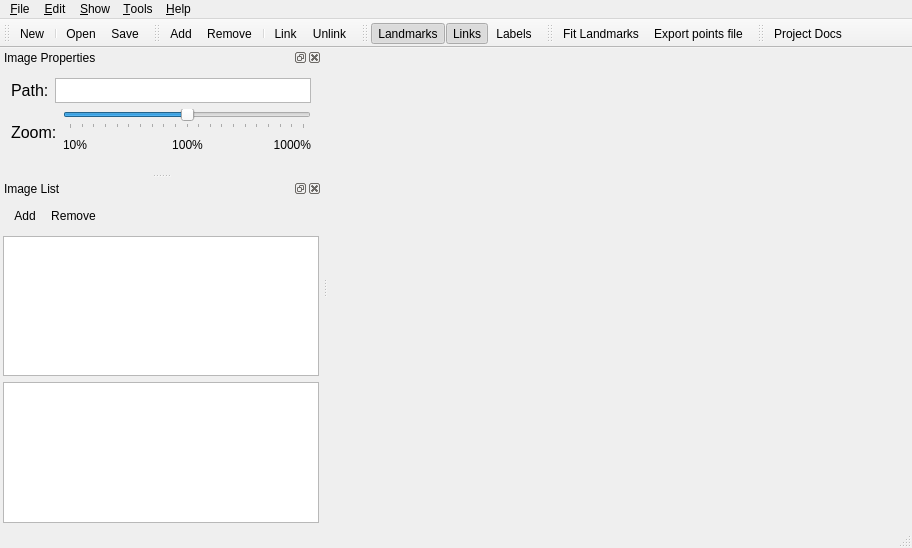
<?xml version="1.0" encoding="UTF-8"?>
<ui version="4.0">
 <class>MainWindow</class>
 <widget class="QMainWindow" name="MainWindow">
  <property name="geometry">
   <rect>
    <x>0</x>
    <y>0</y>
    <width>912</width>
    <height>548</height>
   </rect>
  </property>
  <property name="windowTitle">
   <string>FLAT - Facial Landmarks Annotation Tool</string>
  </property>
  <property name="autoFillBackground">
   <bool>false</bool>
  </property>
  <property name="locale">
   <locale language="English" country="UnitedKingdom"/>
  </property>
  <widget class="QWidget" name="centralWidget">
   <layout class="QVBoxLayout" name="verticalLayout">
    <property name="leftMargin">
     <number>0</number>
    </property>
    <property name="topMargin">
     <number>0</number>
    </property>
    <property name="rightMargin">
     <number>0</number>
    </property>
    <property name="bottomMargin">
     <number>0</number>
    </property>
    <item>
     <widget class="QTabWidget" name="tabWidget">
      <property name="locale">
       <locale language="English" country="UnitedKingdom"/>
      </property>
      <property name="tabPosition">
       <enum>QTabWidget::North</enum>
      </property>
      <property name="tabShape">
       <enum>QTabWidget::Triangular</enum>
      </property>
      <property name="iconSize">
       <size>
        <width>24</width>
        <height>24</height>
       </size>
      </property>
      <property name="elideMode">
       <enum>Qt::ElideNone</enum>
      </property>
      <property name="documentMode">
       <bool>true</bool>
      </property>
      <property name="tabsClosable">
       <bool>true</bool>
      </property>
      <property name="movable">
       <bool>true</bool>
      </property>
      <property name="tabBarAutoHide">
       <bool>false</bool>
      </property>
     </widget>
    </item>
   </layout>
  </widget>
  <widget class="QMenuBar" name="menuBar">
   <property name="geometry">
    <rect>
     <x>0</x>
     <y>0</y>
     <width>912</width>
     <height>21</height>
    </rect>
   </property>
   <widget class="QMenu" name="menuFile">
    <property name="locale">
     <locale language="English" country="UnitedKingdom"/>
    </property>
    <property name="title">
     <string>&amp;File</string>
    </property>
    <addaction name="actionNew"/>
    <addaction name="separator"/>
    <addaction name="actionOpen"/>
    <addaction name="actionSave"/>
    <addaction name="actionSaveAs"/>
    <addaction name="separator"/>
    <addaction name="actionExit"/>
   </widget>
   <widget class="QMenu" name="menuHelp">
    <property name="locale">
     <locale language="English" country="UnitedKingdom"/>
    </property>
    <property name="title">
     <string>&amp;Help</string>
    </property>
    <addaction name="actionProject"/>
    <addaction name="separator"/>
    <addaction name="actionAbout"/>
   </widget>
   <widget class="QMenu" name="menuShow">
    <property name="locale">
     <locale language="English" country="UnitedKingdom"/>
    </property>
    <property name="title">
     <string>&amp;Show</string>
    </property>
    <widget class="QMenu" name="menuWindows">
     <property name="title">
      <string>&amp;Windows</string>
     </property>
     <addaction name="actionShowImageProperties"/>
     <addaction name="actionShowImagesList"/>
    </widget>
    <widget class="QMenu" name="menu_Image_Elements">
     <property name="locale">
      <locale language="English" country="UnitedKingdom"/>
     </property>
     <property name="title">
      <string>&amp;Image Elements</string>
     </property>
     <addaction name="actionShowFeatures"/>
     <addaction name="actionShowConnections"/>
     <addaction name="actionShowFeatureIDs"/>
    </widget>
    <addaction name="menuWindows"/>
    <addaction name="separator"/>
    <addaction name="menu_Image_Elements"/>
   </widget>
   <widget class="QMenu" name="menuEdit">
    <property name="locale">
     <locale language="English" country="UnitedKingdom"/>
    </property>
    <property name="title">
     <string>&amp;Edit</string>
    </property>
    <widget class="QMenu" name="menu_Images">
     <property name="locale">
      <locale language="English" country="UnitedKingdom"/>
     </property>
     <property name="title">
      <string>&amp;Images</string>
     </property>
     <addaction name="actionAddImage"/>
     <addaction name="actionRemoveImage"/>
    </widget>
    <widget class="QMenu" name="menu_Facial_Landmarks">
     <property name="title">
      <string>&amp;Facial Landmarks</string>
     </property>
     <addaction name="actionAddFeature"/>
     <addaction name="actionRemoveFeature"/>
     <addaction name="separator"/>
     <addaction name="actionConnectFeatures"/>
     <addaction name="actionDisconnectFeatures"/>
    </widget>
    <addaction name="menu_Images"/>
    <addaction name="separator"/>
    <addaction name="menu_Facial_Landmarks"/>
   </widget>
   <widget class="QMenu" name="menuTools">
    <property name="locale">
     <locale language="English" country="UnitedKingdom"/>
    </property>
    <property name="title">
     <string>&amp;Tools</string>
    </property>
    <widget class="QMenu" name="menu_CSIRO_Face_Analysis_SDK">
     <property name="title">
      <string>&amp;CSIRO Face Analysis SDK</string>
     </property>
     <addaction name="actionFitLandmarks"/>
     <addaction name="actionExportPointsFile"/>
     <addaction name="separator"/>
     <addaction name="actionConfigure"/>
    </widget>
    <addaction name="menu_CSIRO_Face_Analysis_SDK"/>
   </widget>
   <addaction name="menuFile"/>
   <addaction name="menuEdit"/>
   <addaction name="menuShow"/>
   <addaction name="menuTools"/>
   <addaction name="menuHelp"/>
  </widget>
  <widget class="QToolBar" name="fileToolBar">
   <property name="windowTitle">
    <string>File</string>
   </property>
   <property name="locale">
    <locale language="English" country="UnitedKingdom"/>
   </property>
   <property name="iconSize">
    <size>
     <width>32</width>
     <height>32</height>
    </size>
   </property>
   <attribute name="toolBarArea">
    <enum>TopToolBarArea</enum>
   </attribute>
   <attribute name="toolBarBreak">
    <bool>false</bool>
   </attribute>
   <addaction name="actionNew"/>
   <addaction name="separator"/>
   <addaction name="actionOpen"/>
   <addaction name="actionSave"/>
  </widget>
  <widget class="QStatusBar" name="statusBar"/>
  <widget class="QDockWidget" name="dockProperties">
   <property name="locale">
    <locale language="English" country="UnitedKingdom"/>
   </property>
   <property name="windowTitle">
    <string>Image Properties</string>
   </property>
   <attribute name="dockWidgetArea">
    <number>1</number>
   </attribute>
   <widget class="QWidget" name="Content">
    <layout class="QVBoxLayout" name="verticalLayout_7">
     <item>
      <layout class="QVBoxLayout" name="verticalLayout_3">
       <property name="sizeConstraint">
        <enum>QLayout::SetMinimumSize</enum>
       </property>
       <item>
        <layout class="QHBoxLayout" name="horizontalLayout">
         <property name="sizeConstraint">
          <enum>QLayout::SetMinimumSize</enum>
         </property>
         <item>
          <widget class="QLabel" name="labelPath">
           <property name="font">
            <font>
             <pointsize>12</pointsize>
            </font>
           </property>
           <property name="text">
            <string>Path:</string>
           </property>
           <property name="buddy">
            <cstring>textFileName</cstring>
           </property>
          </widget>
         </item>
         <item>
          <widget class="QTextEdit" name="textFileName">
           <property name="maximumSize">
            <size>
             <width>16777215</width>
             <height>25</height>
            </size>
           </property>
           <property name="verticalScrollBarPolicy">
            <enum>Qt::ScrollBarAlwaysOff</enum>
           </property>
           <property name="horizontalScrollBarPolicy">
            <enum>Qt::ScrollBarAlwaysOff</enum>
           </property>
           <property name="undoRedoEnabled">
            <bool>false</bool>
           </property>
           <property name="lineWrapMode">
            <enum>QTextEdit::NoWrap</enum>
           </property>
           <property name="readOnly">
            <bool>true</bool>
           </property>
           <property name="acceptRichText">
            <bool>false</bool>
           </property>
           <property name="textInteractionFlags">
            <set>Qt::TextSelectableByKeyboard|Qt::TextSelectableByMouse</set>
           </property>
           <property name="placeholderText">
            <string notr="true"/>
           </property>
          </widget>
         </item>
        </layout>
       </item>
      </layout>
     </item>
     <item>
      <layout class="QHBoxLayout" name="horizontalLayout_4">
       <item>
        <widget class="QLabel" name="label_Zoom">
         <property name="font">
          <font>
           <pointsize>12</pointsize>
          </font>
         </property>
         <property name="text">
          <string>Zoom:</string>
         </property>
         <property name="buddy">
          <cstring>zoomSlider</cstring>
         </property>
        </widget>
       </item>
       <item>
        <layout class="QVBoxLayout" name="verticalLayout_2">
         <item>
          <widget class="QSlider" name="zoomSlider">
           <property name="font">
            <font>
             <pointsize>12</pointsize>
            </font>
           </property>
           <property name="toolTip">
            <string>Altera o zoom nas imagens (+/- ou Ctrl+Roda do Mouse)</string>
           </property>
           <property name="minimum">
            <number>1</number>
           </property>
           <property name="maximum">
            <number>21</number>
           </property>
           <property name="singleStep">
            <number>1</number>
           </property>
           <property name="pageStep">
            <number>1</number>
           </property>
           <property name="value">
            <number>11</number>
           </property>
           <property name="sliderPosition">
            <number>11</number>
           </property>
           <property name="orientation">
            <enum>Qt::Horizontal</enum>
           </property>
           <property name="tickPosition">
            <enum>QSlider::TicksBelow</enum>
           </property>
           <property name="tickInterval">
            <number>0</number>
           </property>
          </widget>
         </item>
         <item>
          <layout class="QHBoxLayout" name="horizontalLayout_3">
           <property name="sizeConstraint">
            <enum>QLayout::SetMinimumSize</enum>
           </property>
           <item>
            <widget class="QLabel" name="label1000">
             <property name="minimumSize">
              <size>
               <width>45</width>
               <height>0</height>
              </size>
             </property>
             <property name="maximumSize">
              <size>
               <width>45</width>
               <height>16777215</height>
              </size>
             </property>
             <property name="text">
              <string>10%</string>
             </property>
            </widget>
           </item>
           <item>
            <spacer name="horizontalSpacer">
             <property name="orientation">
              <enum>Qt::Horizontal</enum>
             </property>
             <property name="sizeHint" stdset="0">
              <size>
               <width>40</width>
               <height>20</height>
              </size>
             </property>
            </spacer>
           </item>
           <item>
            <widget class="QLabel" name="label100">
             <property name="minimumSize">
              <size>
               <width>45</width>
               <height>0</height>
              </size>
             </property>
             <property name="maximumSize">
              <size>
               <width>45</width>
               <height>16777215</height>
              </size>
             </property>
             <property name="text">
              <string>100%</string>
             </property>
             <property name="alignment">
              <set>Qt::AlignCenter</set>
             </property>
            </widget>
           </item>
           <item>
            <spacer name="horizontalSpacer_2">
             <property name="orientation">
              <enum>Qt::Horizontal</enum>
             </property>
             <property name="sizeHint" stdset="0">
              <size>
               <width>40</width>
               <height>20</height>
              </size>
             </property>
            </spacer>
           </item>
           <item>
            <widget class="QLabel" name="label10">
             <property name="minimumSize">
              <size>
               <width>45</width>
               <height>0</height>
              </size>
             </property>
             <property name="maximumSize">
              <size>
               <width>45</width>
               <height>16777215</height>
              </size>
             </property>
             <property name="text">
              <string>1000%</string>
             </property>
             <property name="alignment">
              <set>Qt::AlignRight|Qt::AlignTrailing|Qt::AlignVCenter</set>
             </property>
            </widget>
           </item>
          </layout>
         </item>
        </layout>
       </item>
      </layout>
     </item>
     <item>
      <spacer name="verticalSpacer">
       <property name="orientation">
        <enum>Qt::Vertical</enum>
       </property>
       <property name="sizeHint" stdset="0">
        <size>
         <width>20</width>
         <height>40</height>
        </size>
       </property>
      </spacer>
     </item>
    </layout>
   </widget>
  </widget>
  <widget class="QDockWidget" name="dockImages">
   <property name="locale">
    <locale language="English" country="UnitedKingdom"/>
   </property>
   <property name="windowTitle">
    <string>Image List</string>
   </property>
   <attribute name="dockWidgetArea">
    <number>1</number>
   </attribute>
   <widget class="QWidget" name="Content_2">
    <layout class="QGridLayout" name="gridLayout">
     <property name="leftMargin">
      <number>3</number>
     </property>
     <property name="topMargin">
      <number>3</number>
     </property>
     <property name="rightMargin">
      <number>3</number>
     </property>
     <property name="bottomMargin">
      <number>3</number>
     </property>
     <property name="horizontalSpacing">
      <number>3</number>
     </property>
     <property name="verticalSpacing">
      <number>6</number>
     </property>
     <item row="0" column="0">
      <widget class="QToolBar" name="imagesToolbar">
       <property name="windowTitle">
        <string/>
       </property>
       <property name="iconSize">
        <size>
         <width>24</width>
         <height>24</height>
        </size>
       </property>
       <property name="floatable">
        <bool>false</bool>
       </property>
       <addaction name="actionAddImage"/>
       <addaction name="actionRemoveImage"/>
      </widget>
     </item>
     <item row="1" column="0">
      <widget class="QListView" name="listImages">
       <property name="editTriggers">
        <set>QAbstractItemView::NoEditTriggers</set>
       </property>
       <property name="selectionMode">
        <enum>QAbstractItemView::ExtendedSelection</enum>
       </property>
       <property name="selectionBehavior">
        <enum>QAbstractItemView::SelectRows</enum>
       </property>
       <property name="viewMode">
        <enum>QListView::IconMode</enum>
       </property>
       <property name="selectionRectVisible">
        <bool>false</bool>
       </property>
      </widget>
     </item>
     <item row="2" column="0">
      <widget class="QTreeView" name="treeImages">
       <property name="editTriggers">
        <set>QAbstractItemView::AllEditTriggers</set>
       </property>
       <property name="selectionMode">
        <enum>QAbstractItemView::ExtendedSelection</enum>
       </property>
       <attribute name="headerDefaultSectionSize">
        <number>150</number>
       </attribute>
      </widget>
     </item>
    </layout>
   </widget>
  </widget>
  <widget class="QToolBar" name="editToolBar">
   <property name="windowTitle">
    <string>Edit</string>
   </property>
   <property name="iconSize">
    <size>
     <width>32</width>
     <height>32</height>
    </size>
   </property>
   <attribute name="toolBarArea">
    <enum>TopToolBarArea</enum>
   </attribute>
   <attribute name="toolBarBreak">
    <bool>false</bool>
   </attribute>
   <addaction name="actionAddFeature"/>
   <addaction name="actionRemoveFeature"/>
   <addaction name="separator"/>
   <addaction name="actionConnectFeatures"/>
   <addaction name="actionDisconnectFeatures"/>
  </widget>
  <widget class="QToolBar" name="viewToolBar">
   <property name="windowTitle">
    <string>View</string>
   </property>
   <property name="iconSize">
    <size>
     <width>32</width>
     <height>32</height>
    </size>
   </property>
   <attribute name="toolBarArea">
    <enum>TopToolBarArea</enum>
   </attribute>
   <attribute name="toolBarBreak">
    <bool>false</bool>
   </attribute>
   <addaction name="actionShowFeatures"/>
   <addaction name="actionShowConnections"/>
   <addaction name="actionShowFeatureIDs"/>
  </widget>
  <widget class="QToolBar" name="toolsToolBar">
   <property name="windowTitle">
    <string>Tools</string>
   </property>
   <property name="iconSize">
    <size>
     <width>32</width>
     <height>32</height>
    </size>
   </property>
   <attribute name="toolBarArea">
    <enum>TopToolBarArea</enum>
   </attribute>
   <attribute name="toolBarBreak">
    <bool>false</bool>
   </attribute>
   <addaction name="actionFitLandmarks"/>
   <addaction name="actionExportPointsFile"/>
  </widget>
  <widget class="QToolBar" name="helpTollBar">
   <property name="windowTitle">
    <string>toolBar</string>
   </property>
   <property name="iconSize">
    <size>
     <width>32</width>
     <height>32</height>
    </size>
   </property>
   <attribute name="toolBarArea">
    <enum>TopToolBarArea</enum>
   </attribute>
   <attribute name="toolBarBreak">
    <bool>false</bool>
   </attribute>
   <addaction name="actionProject"/>
  </widget>
  <action name="actionExit">
   <property name="text">
    <string>&amp;Exit</string>
   </property>
   <property name="toolTip">
    <string>Terminates the program</string>
   </property>
  </action>
  <action name="actionAbout">
   <property name="icon">
    <iconset resource="resources.qrc">
     <normaloff>:/icons/resources/icons/information.png</normaloff>:/icons/resources/icons/information.png</iconset>
   </property>
   <property name="text">
    <string>&amp;About...</string>
   </property>
   <property name="toolTip">
    <string>Displays information on this program</string>
   </property>
  </action>
  <action name="actionOpen">
   <property name="icon">
    <iconset resource="resources.qrc">
     <normaloff>:/icons/resources/icons/open.png</normaloff>:/icons/resources/icons/open.png</iconset>
   </property>
   <property name="text">
    <string>&amp;Open...</string>
   </property>
   <property name="toolTip">
    <string>Loads an existing face annotation dataset from a file</string>
   </property>
   <property name="shortcut">
    <string>Ctrl+O</string>
   </property>
  </action>
  <action name="actionNew">
   <property name="icon">
    <iconset resource="resources.qrc">
     <normaloff>:/icons/resources/icons/new.png</normaloff>:/icons/resources/icons/new.png</iconset>
   </property>
   <property name="text">
    <string>&amp;New</string>
   </property>
   <property name="toolTip">
    <string>Creates a new face annotation dataset</string>
   </property>
   <property name="shortcut">
    <string>Ctrl+N</string>
   </property>
  </action>
  <action name="actionSave">
   <property name="icon">
    <iconset resource="resources.qrc">
     <normaloff>:/icons/resources/icons/save.png</normaloff>:/icons/resources/icons/save.png</iconset>
   </property>
   <property name="text">
    <string>&amp;Save</string>
   </property>
   <property name="toolTip">
    <string>Saves the changes in the face annotation dataset</string>
   </property>
   <property name="shortcut">
    <string>Ctrl+S</string>
   </property>
  </action>
  <action name="actionSaveAs">
   <property name="icon">
    <iconset resource="resources.qrc">
     <normaloff>:/icons/resources/icons/saveas.png</normaloff>:/icons/resources/icons/saveas.png</iconset>
   </property>
   <property name="text">
    <string>Save &amp;as...</string>
   </property>
   <property name="toolTip">
    <string>Saves the changes in the face annotation dataset to a different file</string>
   </property>
  </action>
  <action name="actionProject">
   <property name="icon">
    <iconset resource="resources.qrc">
     <normaloff>:/icons/resources/icons/help.png</normaloff>:/icons/resources/icons/help.png</iconset>
   </property>
   <property name="text">
    <string>&amp;Project Docs</string>
   </property>
   <property name="toolTip">
    <string>Displays the project's documentation page on Github</string>
   </property>
   <property name="shortcut">
    <string>F1</string>
   </property>
  </action>
  <action name="actionAddImage">
   <property name="icon">
    <iconset resource="resources.qrc">
     <normaloff>:/icons/resources/icons/add.png</normaloff>:/icons/resources/icons/add.png</iconset>
   </property>
   <property name="text">
    <string>Add...</string>
   </property>
   <property name="toolTip">
    <string>Adds new images to the face annotation dataset</string>
   </property>
   <property name="shortcut">
    <string>Ctrl+Ins</string>
   </property>
  </action>
  <action name="actionRemoveImage">
   <property name="icon">
    <iconset resource="resources.qrc">
     <normaloff>:/icons/resources/icons/delete.png</normaloff>:/icons/resources/icons/delete.png</iconset>
   </property>
   <property name="text">
    <string>Remove</string>
   </property>
   <property name="toolTip">
    <string>Removes the selected images from the face annotation dataset</string>
   </property>
   <property name="shortcut">
    <string>Ctrl+Del</string>
   </property>
  </action>
  <action name="actionShowImagesList">
   <property name="checkable">
    <bool>true</bool>
   </property>
   <property name="checked">
    <bool>true</bool>
   </property>
   <property name="icon">
    <iconset resource="resources.qrc">
     <normaloff>:/icons/resources/icons/image-list.png</normaloff>:/icons/resources/icons/image-list.png</iconset>
   </property>
   <property name="text">
    <string>&amp;List of Images</string>
   </property>
   <property name="toolTip">
    <string>Displays or hides the window with the list of images in the face annotation dataset</string>
   </property>
   <property name="shortcut">
    <string>F2</string>
   </property>
  </action>
  <action name="actionShowImageProperties">
   <property name="checkable">
    <bool>true</bool>
   </property>
   <property name="checked">
    <bool>true</bool>
   </property>
   <property name="icon">
    <iconset resource="resources.qrc">
     <normaloff>:/icons/resources/icons/image-properties.png</normaloff>:/icons/resources/icons/image-properties.png</iconset>
   </property>
   <property name="text">
    <string>&amp;Image Properties</string>
   </property>
   <property name="toolTip">
    <string>Displays/hides the window with the propriedades of the selected image</string>
   </property>
   <property name="shortcut">
    <string>F3</string>
   </property>
  </action>
  <action name="actionShowFeatures">
   <property name="checkable">
    <bool>true</bool>
   </property>
   <property name="checked">
    <bool>true</bool>
   </property>
   <property name="icon">
    <iconset resource="resources.qrc">
     <normaloff>:/icons/resources/icons/features.png</normaloff>:/icons/resources/icons/features.png</iconset>
   </property>
   <property name="text">
    <string>&amp;Landmarks</string>
   </property>
   <property name="toolTip">
    <string>Displays/hides the facial landmarks</string>
   </property>
   <property name="shortcut">
    <string>F4</string>
   </property>
  </action>
  <action name="actionShowConnections">
   <property name="checkable">
    <bool>true</bool>
   </property>
   <property name="checked">
    <bool>true</bool>
   </property>
   <property name="icon">
    <iconset resource="resources.qrc">
     <normaloff>:/icons/resources/icons/links.png</normaloff>:/icons/resources/icons/links.png</iconset>
   </property>
   <property name="text">
    <string>&amp;Links</string>
   </property>
   <property name="toolTip">
    <string>Displays/hides the links between facial landmarks</string>
   </property>
   <property name="shortcut">
    <string>F5</string>
   </property>
  </action>
  <action name="actionShowFeatureIDs">
   <property name="checkable">
    <bool>true</bool>
   </property>
   <property name="icon">
    <iconset resource="resources.qrc">
     <normaloff>:/icons/resources/icons/feature-ids.png</normaloff>:/icons/resources/icons/feature-ids.png</iconset>
   </property>
   <property name="text">
    <string>&amp;Labels</string>
   </property>
   <property name="toolTip">
    <string>Shows/hides the labels of the facial landmarks</string>
   </property>
   <property name="shortcut">
    <string>F6</string>
   </property>
  </action>
  <action name="actionAddFeature">
   <property name="icon">
    <iconset resource="resources.qrc">
     <normaloff>:/icons/resources/icons/add-feature.png</normaloff>:/icons/resources/icons/add-feature.png</iconset>
   </property>
   <property name="text">
    <string>&amp;Add</string>
   </property>
   <property name="toolTip">
    <string>Add a new facial landmark to the face annotation dataset</string>
   </property>
   <property name="shortcut">
    <string>Shift+A</string>
   </property>
  </action>
  <action name="actionRemoveFeature">
   <property name="icon">
    <iconset resource="resources.qrc">
     <normaloff>:/icons/resources/icons/remove-feature.png</normaloff>:/icons/resources/icons/remove-feature.png</iconset>
   </property>
   <property name="text">
    <string>&amp;Remove</string>
   </property>
   <property name="toolTip">
    <string>Removes the selected facial landmarks (and their links) from the face annotation dataset</string>
   </property>
   <property name="shortcut">
    <string>Shift+R</string>
   </property>
  </action>
  <action name="actionConnectFeatures">
   <property name="icon">
    <iconset resource="resources.qrc">
     <normaloff>:/icons/resources/icons/connect.png</normaloff>:/icons/resources/icons/connect.png</iconset>
   </property>
   <property name="text">
    <string>&amp;Link</string>
   </property>
   <property name="toolTip">
    <string>Links two selected facial landmarks</string>
   </property>
   <property name="shortcut">
    <string>Shift+L</string>
   </property>
  </action>
  <action name="actionDisconnectFeatures">
   <property name="icon">
    <iconset resource="resources.qrc">
     <normaloff>:/icons/resources/icons/disconnect.png</normaloff>:/icons/resources/icons/disconnect.png</iconset>
   </property>
   <property name="text">
    <string>&amp;Unlink</string>
   </property>
   <property name="toolTip">
    <string>Unlinks the selected facial landmarks</string>
   </property>
   <property name="shortcut">
    <string>Shift+U</string>
   </property>
  </action>
  <action name="actionFitLandmarks">
   <property name="icon">
    <iconset resource="resources.qrc">
     <normaloff>:/icons/fat</normaloff>:/icons/fat</iconset>
   </property>
   <property name="text">
    <string>&amp;Fit Landmarks</string>
   </property>
   <property name="toolTip">
    <string>Attempts to automaticaly fit the face model (with 66 landmarks) to the currently selected face image using the face-fit utility from the CSIRO Face Analysis SDK</string>
   </property>
   <property name="shortcut">
    <string>Ctrl+F</string>
   </property>
  </action>
  <action name="actionConfigure">
   <property name="text">
    <string>&amp;Configure...</string>
   </property>
   <property name="toolTip">
    <string>Configure the face-fit utility from the CSIRO Face Analysis SDK</string>
   </property>
  </action>
  <action name="actionExportPointsFile">
   <property name="icon">
    <iconset resource="resources.qrc">
     <normaloff>:/icons/resources/icons/image-properties.png</normaloff>:/icons/resources/icons/image-properties.png</iconset>
   </property>
   <property name="text">
    <string>&amp;Export points file...</string>
   </property>
   <property name="toolTip">
    <string>Exports the annotation in current selected image to a CSIRO Face Analysis SDK points file</string>
   </property>
  </action>
 </widget>
 <layoutdefault spacing="6" margin="11"/>
 <tabstops>
  <tabstop>tabWidget</tabstop>
  <tabstop>textFileName</tabstop>
  <tabstop>listImages</tabstop>
  <tabstop>treeImages</tabstop>
 </tabstops>
 <resources>
  <include location="resources.qrc"/>
 </resources>
 <connections/>
</ui>
